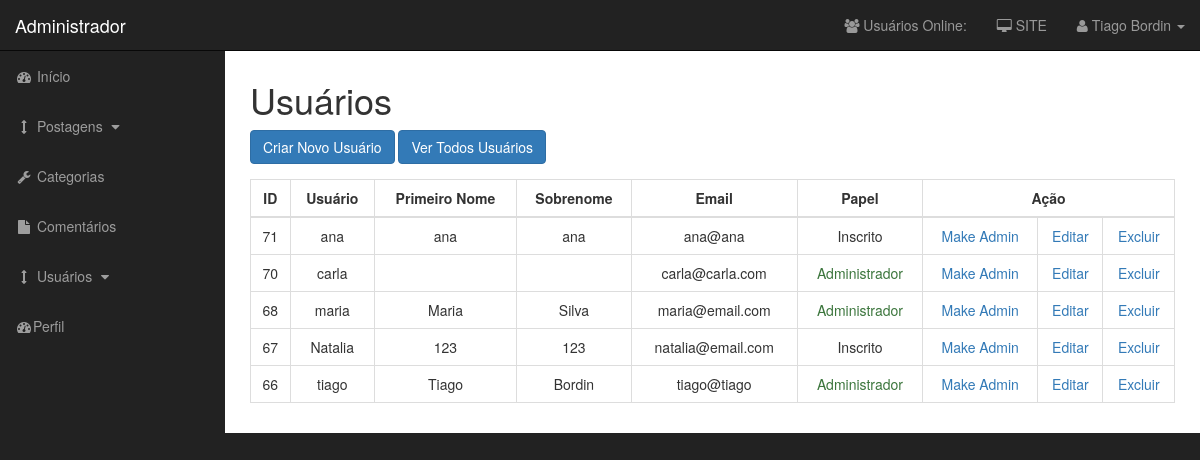
/admin/users.php (signed in), run on an earlier commit of the app's database.
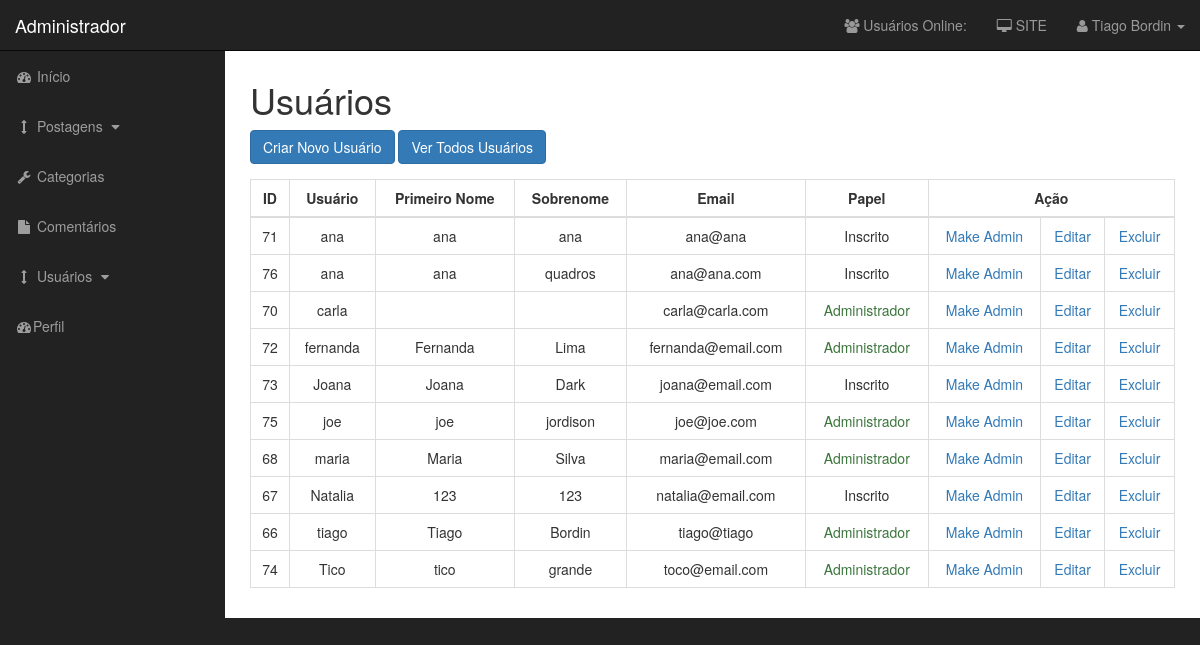
And on a later commit of the database.
### tables this page shows
CREATE TABLE `users` (
  `user_id` int(3) NOT NULL,
  `user_name` varchar(255) NOT NULL,
  `user_password` text NOT NULL,
  `first_name` varchar(255) DEFAULT NULL,
  `last_name` varchar(255) DEFAULT NULL,
  `user_email` varchar(255) NOT NULL,
  `user_image` text,
  `user_role` varchar(255) NOT NULL DEFAULT 'subscriber',
  `rand_salt` varchar(255) NOT NULL DEFAULT '$2y$10$iusesomecrazystrings22'
);

### admin/includes/view_all_users.php (the view, shortened to what this page needs)
<table class="table table-bordered table-hover text-center" >
  <thead>
    <tr>
      <th style="text-align: center !important;">ID</th>
      <th style="text-align: center !important;">Usuário</th>
      <th style="text-align: center !important;">Primeiro Nome</th>
      <th style="text-align: center !important;">Sobrenome</th>
      <th style="text-align: center !important;">Email</th>
      <th style="text-align: center !important;">Papel</th>
      <th style="text-align: center !important;" colspan="3">Ação</th>
    </tr>
  </thead>
  <tbody>
      <?php
        $query = "SELECT * FROM users ORDER BY user_name";
        $select_users = mysqli_query($connection, $query);
        while ($row = mysqli_fetch_assoc($select_users)) {
          ?>
          <tr>
            <td><?= $row['user_id'] ?></td>
            <td><?= $row['user_name'] ?></td>
            <td><?= $row['first_name'] ?></td>
            <td><?= $row['last_name'] ?></td>
            <td><?= $row['user_email'] ?></td>
            <?php
              $papel = $row['user_role'];
              if ($papel == 'admin') {
                $papel_do_user = 'Administrador';
                $classe = 'text-success';
              }
              else{
                $papel_do_user = 'Inscrito';
                $classe = '';
              }
            ?>
            <td class="<?= $classe; ?>"><?= $papel_do_user ?></td>
            <td>
              <a href="users?make_admin=<?= $row['user_id'] ?>"
                onclick="return confirm('Deseja mesmo tornar este usuário um admin?');">Make Admin</a>
            </td>
            <td>
              <a href="users?source=edit_user&user_id=<?= $row['user_id'] ?>">Editar</a>
            </td>
            <td>
              <a href="users?delete=<?= $row['user_id'] ?>" onclick="return confirm('Deseja mesmo excluir este usuário?');">Excluir</a>
            </td>
          </tr>
          <?php
        }
  		?>
  </tbody>
</table>

What changed in the data, as far as the page shows it:
added users: user_id "76", user_name "ana", first_name "ana", last_name "quadros", user_email "ana@ana.com", user_role "Inscrito"
added users: user_id "72", user_name "fernanda", first_name "Fernanda", last_name "Lima", user_email "fernanda@email.com", user_role "Administrador"
added users: user_id "73", user_name "Joana", first_name "Joana", last_name "Dark", user_email "joana@email.com", user_role "Inscrito"
added users: user_id "75", user_name "joe", first_name "joe", last_name "jordison", user_email "joe@joe.com", user_role "Administrador"
added users: user_id "74", user_name "Tico", first_name "tico", last_name "grande", user_email "toco@email.com", user_role "Administrador"
